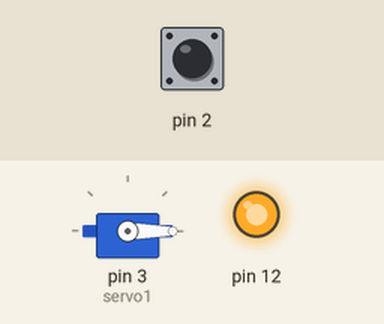
Simulated run of this sketch. Board: Arduino Uno, built with avr-gcc and run on an emulated ATmega328P. Shown: servo, output pins drawn as LEDs (lit = HIGH). The inputs (shaded band) are chosen by the test bench; at power-on: pin 2 HIGH.

Above: at 2.05 s.
Timing chart, 0 to 8.5 s (numbered marks = the images above):
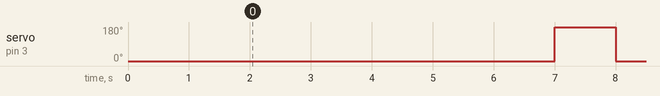

The sketch:

ping_pong_ball_dispenser.ino
```cpp
#include <Servo.h>
#include <MsTimer2.h>

#define DROP_PERIOD 4
#define DEBUG false

/*
This code is intended to drive the ping pong ball dispenser hardware
created as part of the Catalyst project. There are 3 different modes in
which the ping pong ball dispenser can release a ball - through button
interrupt (not used), at a constant rate of n seconds, and at a constant interval,
but following a 'random' pattern of release (defined in dataPoints array).

When the threshold value has been surpassed, n balls are released from the
dispenser - this is actuated via a Servo attached to pin 3. Due to incompatibility
with the Timer library, MSTimer2 library was used to trigger a timed interrupt.

Author - Catalyst Project (Peter Newman)
*/

//enum used to set drop mode
enum DropMode{
  BUTTON,
  CONST,
  RAND
};

//servo instance
Servo servo1;

//drop 1 ball or more/less randomly
boolean ballDropConst = true;
int dropTime = 0;
int dropCount = 1;
//default drop mode
DropMode dropMode = CONST;

//data points of kWH generated by wind turbine (23rd Dec 2013)
float dataPoints[] = {68.5,145.5,57.5,196.5,417.5,431,450.5,455,463.5,465.5,465.5,465.5,444,456,458.5,360.5,313.5,322,255.5,247.5,152.5,116.5,93.5,116.5,90.5,75,105,100,203.5,289.5,338,444,460.5,465.5,301,450,441.5,464.5,463,464,466,465.5,463.5,464.5,464};
int currentPos = 0;

//for debugging - whether to move servo or not when triggered
boolean cycleServo = false;

void initTimer(){
	//attach timer function handler and start
    MsTimer2::set(1000, timerTick);
    MsTimer2::start();
}

void setup(){
	if (DEBUG)
		Serial.begin(9600);

	//init pin and attach to servo
	pinMode( 3, OUTPUT);
	servo1.attach( 3 );

	//button pin
	pinMode( 2, INPUT_PULLUP);

	//pin 12 used as status LED
	pinMode( 12, OUTPUT);
	digitalWrite(12, HIGH);

	//set servo to 0 position
	servo1.write(0);
	delay(2000);

	//read input from pin 2 - (control pin)
	int pinState = digitalRead(2);
	if ( pinState == 1 ){
		//if pinstate read is 1 (on), start constant release)
		initTimer();
	}
	else if ( pinState == 0 ){
		//if pinstate read is 0 (off), start 'random' release)
		ballDropConst = false;
		initTimer();
	}
}

void timerTick(){
	//DROP_PERIOD is multiplier for timer - timer for MSTimer relatively granular, so this multiplier extends it to something usable.
	if ( dropTime == DROP_PERIOD){
		//generate random number
		if ( !ballDropConst ){
		  if ( currentPos > sizeof(dataPoints)/sizeof(float) )
			currentPos = 0;

		  //look at current array position and then drop x number of balls
		  float val = dataPoints[currentPos];
		  dropCount = getDropCount( val );

		  currentPos++;
		}

		//reset drop time and allow servo to move
		cycleServo = true;
		dropTime = 0;
	}
	else{
		dropTime++;
	}
}

int getDropCount( float val ){
	//built-in thresholds for ball release to determine number of balls released
	if ( val < 150 )
		return 0;
	else if ( val <= 450 )
		return 1;
	else if ( val > 450 )
		return 2;
	return 0;
}

void buttonPress(){
  //set move condition to true (not currently used)
  cycleServo = true;
}

void loop(){
  //only move servo if cycleServo has been set to true
  if ( cycleServo ){
    //display code to show

	//print debug to Serial of number of balls to drop
	if (DEBUG){
		Serial.print("Dropping:");
		Serial.println(dropCount);
		Serial.print("To Drop:");

		//output
		if ( dropMode == RAND ){
			int pos = currentPos;
			if ( pos > sizeof(dataPoints)/sizeof(float) )
				pos = 0;

			float val = dataPoints[pos];
			Serial.println( getDropCount( val ));

		}
		else{
			Serial.println(dropCount);
		}
	}

	//drop number of balls specified in timer interrupt.
    for ( int i = 0; i < dropCount; i++ ){
      servo1.write(180);
      delay(1000);
      servo1.write(0);
      delay(1000);
    }
	//reset cycleServo back to false
    cycleServo = false;
  }
}
```

Measured:
- by itself, servo on pin 3 (servo1): alternates 180° for 1.0 s and 0° for 4.0 s
